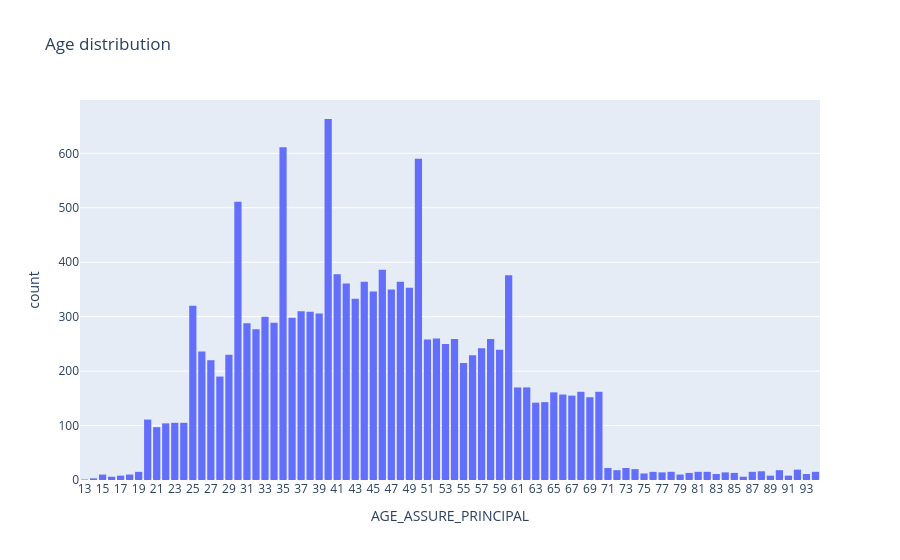

The notebook cell saved with this chart:
### Code cell
px.histogram(data_set.sort_values('AGE_ASSURE_PRINCIPAL'), x='AGE_ASSURE_PRINCIPAL', title='Age distribution').update_xaxes(type='category')

### Figure 1 — Plotly figure (JSON) as saved in the notebook; plotly's stock layout.template omitted (floating-point values rounded to 4 significant figures; data arrays with more than 128 entries replaced by an {"elided": "..."} marker saying what was removed)
{"data": [{"bingroup": "x", "hovertemplate": "AGE_ASSURE_PRINCIPAL=%{x}<br>count=%{y}<extra></extra>", "legendgroup": "", "marker": {"color": "#636efa", "pattern": {"shape": ""}}, "name": "", "orientation": "v", "showlegend": false, "type": "histogram", "x": {"elided": "14264 int values"}, "xaxis": "x", "yaxis": "y"}], "layout": {"barmode": "relative", "legend": {"tracegroupgap": 0}, "title": {"text": "Age distribution"}, "xaxis": {"anchor": "y", "domain": [0, 1], "title": {"text": "AGE_ASSURE_PRINCIPAL"}, "type": "category"}, "yaxis": {"anchor": "x", "domain": [0, 1], "title": {"text": "count"}}}}
